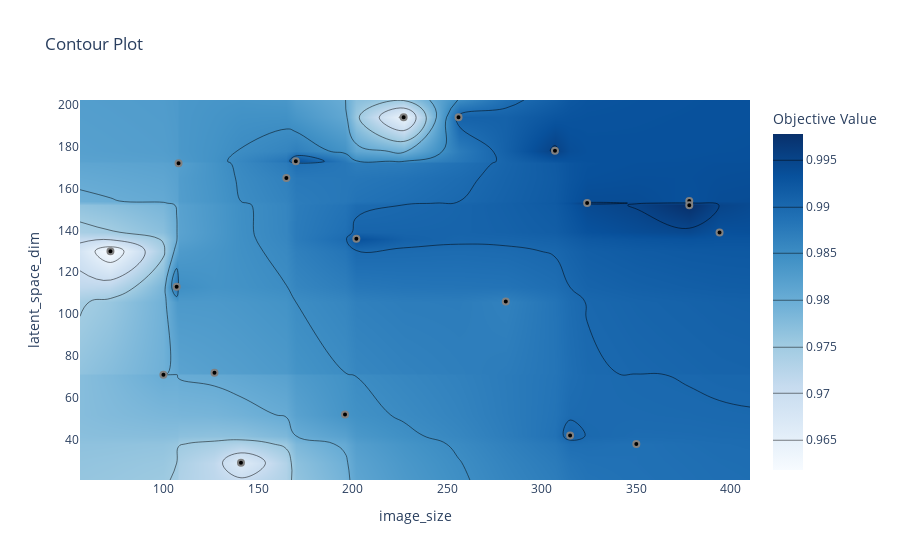

Notebook source saved alongside this figure:
### Code cell
optuna.visualization.plot_contour(study, params=['image_size', 'latent_space_dim'])

### Figure 1 — Plotly figure (JSON) as saved in the notebook; plotly's stock layout.template omitted (floating-point values rounded to 4 significant figures; data arrays with more than 128 entries replaced by an {"elided": "..."} marker saying what was removed)
{"data": [{"colorbar": {"title": {"text": "Objective Value"}}, "colorscale": [[0, "rgb(247,251,255)"], [0.125, "rgb(222,235,247)"], [0.25, "rgb(198,219,239)"], [0.375, "rgb(158,202,225)"], [0.5, "rgb(107,174,214)"], [0.625, "rgb(66,146,198)"], [0.75, "rgb(33,113,181)"], [0.875, "rgb(8,81,156)"], [1, "rgb(8,48,107)"]], "connectgaps": true, "contours": {"coloring": "heatmap"}, "hoverinfo": "none", "line": {"smoothing": 1.3}, "reversescale": false, "type": "contour", "x": [55.9, 72, 100, 107, 108, 127, 141, 165, 170, 196, 202, 227, 256, 281, 307, 315, 324, 350, 378, 394, 410.1], "y": [20.75, 29, 38, 42, 52, 71, 72, 106, 113, 130, 136, 139, 152, 153, 154, 165, 172, 173, 178, 194, 202.2], "z": {"elided": "21x21 float values"}}, {"marker": {"color": "black", "line": {"color": "Grey", "width": 2}}, "mode": "markers", "showlegend": false, "type": "scatter", "x": [315, 350, 108, 141, 107, 170, 281, 127, 196, 100, 227, 378, 378, 202, 256, 394, 165, 72, 307, 324], "y": [42, 38, 172, 29, 113, 173, 106, 72, 52, 71, 194, 154, 152, 136, 194, 139, 165, 130, 178, 153]}], "layout": {"title": {"text": "Contour Plot"}, "xaxis": {"range": [55.9, 410.1], "title": {"text": "image_size"}}, "yaxis": {"range": [20.75, 202.2], "title": {"text": "latent_space_dim"}}}}
